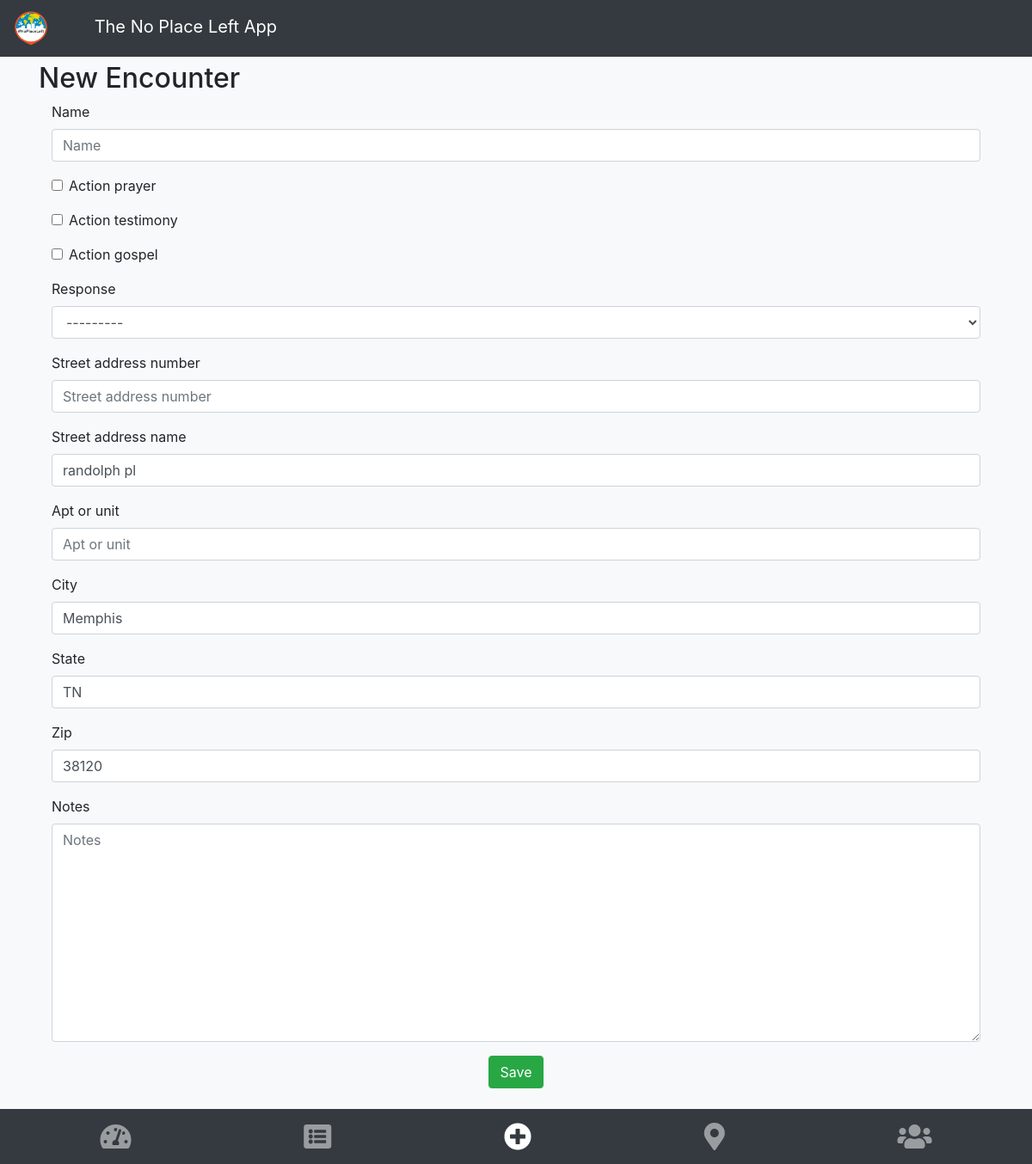
The app's page /encounter/new/ (signed in) with its own data.
### npl/models.py (models this page shows, shortened)
class Encounter(models.Model):
    laborer = models.ForeignKey(Laborer, on_delete=models.CASCADE)
    name = models.CharField(max_length=40)
    action_prayer = models.BooleanField(default=False)
    action_testimony = models.BooleanField(default=False)
    action_gospel = models.BooleanField(default=False)
    phone_number = models.IntegerField(blank=True, null=True)
    response = models.CharField(max_length=2, choices=MINISTRY_RESPONSES)
    response_description = models.CharField(max_length=40, null=True)
    notes = models.TextField(blank=True)
    date_time = models.DateTimeField(blank=True)
    is_oikos = models.BooleanField(default=False)
    street_address_number = models.CharField(max_length=10, blank=True, null=True)
    street_address_name = models.CharField(max_length=50, blank=True, null=True)
    apt_or_unit = models.CharField(max_length=15, blank=True, null=True)
    city = models.CharField(max_length=50, blank=True, null=True)
    state = models.CharField(max_length=20, blank=True, null=True)
    zip = models.IntegerField(blank=True, null=True)
    lat = models.FloatField(blank=True, null=True)
    lng = models.FloatField(blank=True, null=True)
    full_address = models.CharField(max_length=300, blank=True, null=True)

### npl/views.py (the view)
# urls.py: path('encounter/new/', views.new_encounter, name="new_encounter"),
def new_encounter(request):
    if request.method == "POST":
        form = EncounterForm(request.POST)
        if form.is_valid():
            model_instance = form.save(commit=False)
            model_instance.date_time = timezone.now()
            model_instance.laborer_id = get_laborer_id(request)
            model_instance.lat, model_instance.lng = utilities.get_lat_lng_from_address(
                model_instance)
            model_instance.response_description = utilities.get_response_description(
                model_instance.response)
            model_instance.full_address = utilities.smart_get_address_string(
                model_instance)
            model_instance.save()
            return HttpResponseRedirect(reverse_lazy('npl:my_encounters'))
    else:
        my_encounters = get_my_encounters(request)
        if my_encounters.exists():
            recent = my_encounters.order_by('-date_time')[0]
            form = EncounterForm(initial={'street_address_name': recent.street_address_name,
                                          'city': recent.city,
                                          'state': recent.state,
                                          'zip': recent.zip})
        else:
            form = EncounterForm(initial={'street_address_name': '',
                                          'city': '',
                                          'state': '',
                                          'zip': ''})
        return render(request, 'npl/encounter_form.html', {'form': form})

### npl/forms.py
class EncounterForm(ModelForm):
    class Meta:
        model = Encounter
        fields = ['name', 'action_prayer', 'action_testimony', 'action_gospel', 'response',
                  'street_address_number', 'street_address_name', 'apt_or_unit', 'city', 'state', 'zip', 'notes']
    def __init__(self, *args, **kwargs):
        super(EncounterForm, self).__init__(*args, **kwargs)
        self.fields['action_prayer'].widget.attrs.update({'class': 'btn btn-secondary'})

### npl/views.py (called while the page is built)
def get_laborer_id(request):
    user_id = request.user.id
    return Laborer.objects.get(user__id=user_id).id

def get_my_encounters(request):
    my_laborer_id = get_laborer_id(request)
    return Encounter.objects.filter(laborer_id=my_laborer_id)

### npl/templates/npl/encounter_form.html (shortened to what this page needs)
{% extends "base.html" %}
{% load bootstrap4 %}
{% block content %}
<h2>New Encounter</h2>
<div class="container">
<form method="post" class="form">{% csrf_token %}
    {% bootstrap_form form %}
    <div class="text-center">
    <input type="submit" class="btn btn-success" value="Save" /></div>
</form>
</div>
{% endblock %}

### records on screen
Encounter: response "---------", street_address_name "randolph pl", city "Memphis", state "TN", zip "38120"
